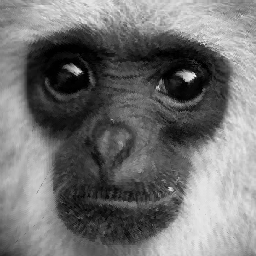
#> input picture monkey.gif, 256 x 256 px
$ jupyter execute TrabC209L4.ipynb
#> lines starting #> are read from the running program, lines starting #| are printed output that depends on the picture
[cell 1]
import matplotlib.pyplot as plt
import matplotlib.image as mpimg
from scipy import ndimage
from scipy import optimize
import numpy as np
import math

[cell 2]
imageFile = 'monkey.gif'
img = mpimg.imread(imageFile)
#> img is the input picture: shape (256, 256, 4); mean R, G, B, A 114, 114, 114, 255
imgoriginal = img

[cell 3]
def get_greyscale_image(img):
    return np.mean(img[:,:,:2], 2)

img = get_greyscale_image(img)

[cell 4]
def reduce(img, factor):
#> called with factor = 8
    result = np.zeros((img.shape[0] // factor, img.shape[1] // factor))
    for i in range(result.shape[0]):
        for j in range(result.shape[1]):
            result[i,j] = np.mean(img[i*factor:(i+1)*factor,j*factor:(j+1)*factor])
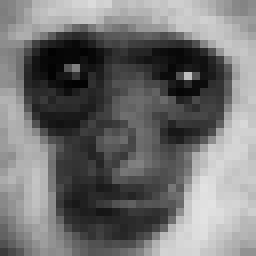
#> result: shape (32, 32) float64 (shown 8 times larger); min 2.27, max 225.9, mean 114
    return result

img = reduce(img, 8)

[cell 5]
def flip(img, direction):
    return img[::direction,:]

def rotate(img, angle):
    return ndimage.rotate(img, angle, reshape=False)

def apply_transformation(img, direction, angle, contrast=1.0, brightness=0.0):
    return contrast*rotate(flip(img, direction), angle) + brightness

directions = [1, -1]
angles = [0, 90, 180, 270]
candidates = [[direction, angle] for direction in directions for angle in angles]

def generate_all_transformed_blocks(img, source_size, destination_size, step):
#> called with source_size = 8, destination_size = 4, step = 8
    factor = source_size // destination_size
    transformed_blocks = []
    for k in range((img.shape[0] - source_size) // step + 1):
        for l in range((img.shape[1] - source_size) // step + 1):
            S = reduce(img[k*step:k*step+source_size,l*step:l*step+source_size], factor)
            for direction, angle in candidates:
                transformed_blocks.append((k, l, direction, angle, apply_transformation(S, direction, angle)))
#> after the loop, transformed_blocks = 128 items
    return transformed_blocks

def find_contrast_and_brightness(D, S):
    A = np.concatenate((np.ones((S.size, 1)), np.reshape(S, (S.size, 1))), axis=1)
    b = np.reshape(D, (D.size,))
    x, _, _, _ = np.linalg.lstsq(A, b)
    return x[1], x[0]

[cell 6]
def compress(img, source_size, destination_size, step):
    transformations = []
    transformed_blocks = generate_all_transformed_blocks(img, source_size, destination_size, step)
#> transformed_blocks = 128 items
    i_count = img.shape[0] // destination_size
#> i_count = 8
    j_count = img.shape[1] // destination_size
#> j_count = 8
    for i in range(i_count):
        transformations.append([])
        for j in range(j_count):
            transformations[i].append(None)
            min_d = float('inf')
            D = img[i*destination_size:(i+1)*destination_size,j*destination_size:(j+1)*destination_size]
            for k, l, direction, angle, S in transformed_blocks:
                contrast, brightness = find_contrast_and_brightness(D, S)
                S = contrast*S + brightness
                d = np.sum(np.square(D - S))
                if d < min_d:
                    min_d = d
                    transformations[i][j] = (k, l, direction, angle, contrast, brightness)
    return transformations

plt.imshow(imgoriginal, cmap='gray')
plt.figure(figsize=(4,5))
plt.imshow(img, cmap='gray', interpolation='none')
transformations = compress(img, 8, 4, 8)
print("Imagem original: ", imgoriginal.shape)
#| Imagem original:  (256, 256, 4)
print("Imagem reduzida: ", img.shape)
#| Imagem reduzida:  (32, 32)

[cell 7]
def plot_iterations(iterations, target=None):
    plt.figure()
    nb_row = math.ceil(np.sqrt(len(iterations)))
    nb_cols = nb_row
    for i, img in enumerate(iterations):
        plt.subplot(nb_row, nb_cols, i+1)
        plt.imshow(img, cmap='gray', vmin=0, vmax=255, interpolation='none')
        if target is None:
            plt.title(str(i))
        else:
            plt.title(str(i) + ' (' + '{0:.2f}'.format(np.sqrt(np.mean(np.square(target - img)))) + ')')
        frame = plt.gca()
        frame.axes.get_xaxis().set_visible(False)
        frame.axes.get_yaxis().set_visible(False)
    plt.tight_layout()

[cell 8]
def decompress(transformations, source_size, destination_size, step, nb_iter=8):
#> called with source_size = 8, destination_size = 4, step = 8, nb_iter = 8
    factor = source_size // destination_size
    height = len(transformations) * destination_size
    width = len(transformations[0]) * destination_size
    iterations = [np.random.randint(0, 256, (height, width))]
    cur_img = np.zeros((height, width))
    for i_iter in range(nb_iter):
        for i in range(len(transformations)):
            for j in range(len(transformations[i])):
                k, l, flip, angle, contrast, brightness = transformations[i][j]
                S = reduce(iterations[-1][k*step:k*step+source_size,l*step:l*step+source_size], factor)
                D = apply_transformation(S, flip, angle, contrast, brightness)
                cur_img[i*destination_size:(i+1)*destination_size,j*destination_size:(j+1)*destination_size] = D
        iterations.append(cur_img)
        cur_img = np.zeros((height, width))
#> cur_img: shape (32, 32) float64; every value is 0
    return iterations

iterations = decompress(transformations, 8, 4, 8)
plot_iterations(iterations, img)
#> the loop in plot_iterations, `for i, img in enumerate(iterations):` made 9 passes
plt.show()
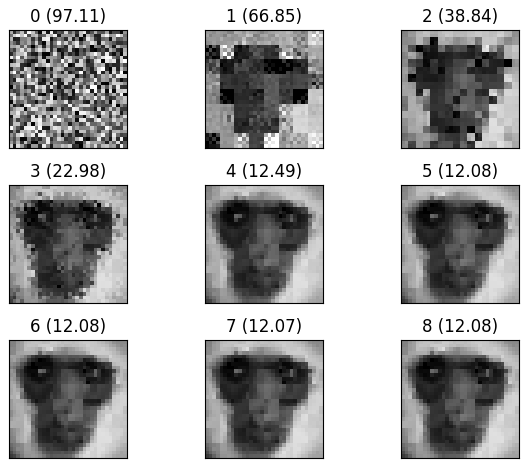
#> figure drawn by matplotlib, 9 panels
plt.imshow(img, cmap='gray', interpolation='none')
